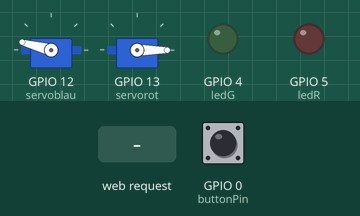
Recording of a sketch running on a simulated ESP8266 (NodeMCU). Shown: 2 × servo, output pins drawn as LEDs (lit = HIGH). Dashed ring = blinking. The inputs (shaded band) are chosen by the test bench; at power-on: GPIO 0 (buttonPin) HIGH. WiFi joins after 1.5 s; servers stay silent unless stated; what the sketch prints to the serial monitor is not drawn.

Above: at 9.2 s.
9.3 s: HTTP request GET /chipArgs?IchWillChip=error received
At 10.5 s:
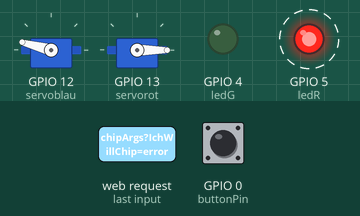
13.5 s: HTTP request GET /chipArgs?IchWillChip=getChip received
At 17.4 s:
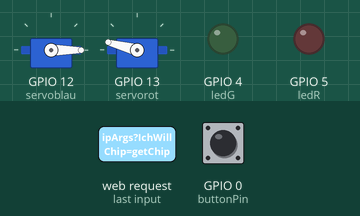
At 17.8 s:
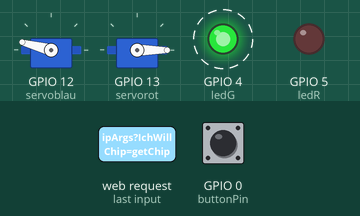
Timing chart, 0 to 21.1 s (numbered marks = the images above; inputs shaded):
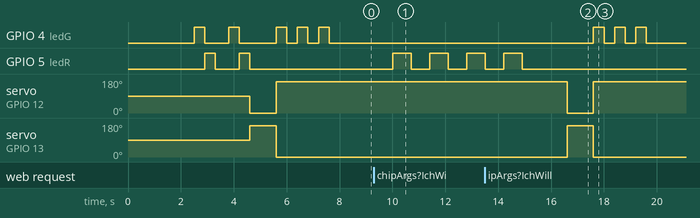

The sketch:

ESCAutomat.ino
```cpp
#include <Servo.h>
#include <ESP8266WiFi.h>
#include <WiFiClient.h>
#include <ESP8266WebServer.h>
#include <ESP8266mDNS.h>
#include <ESP8266HTTPClient.h>

//Hier ESC-WLAN-Zugangsdaten eingeben
const char* ssid     = "hamaadapter";
const char* password = "12345678";

Servo servoblau;
Servo servorot;
ESP8266WebServer server ( 80 );
bool errorModeEnabled;
bool karteLiegtAuf;
int ledG = 4; //war vorher 12
int ledR = 5; //war vorher 14

int buttonPin = 0;

void setup()
{
  Serial.begin(9600);

  pinMode(ledR, OUTPUT);
  pinMode(ledG, OUTPUT);
  pinMode(buttonPin, INPUT);


  servoblau.attach(12); //D6
  servorot.attach(13); //D7

  setRedLightOff();
  setGreenLightOff();

  connectWifi();
  beginServer();
  servorot.write(0);
  errorModeEnabled = false;
  karteLiegtAuf = false;


}

void loop() {
  server.handleClient();
  delay(1000);

  bool buttonState = digitalRead(buttonPin);
  if (buttonState == LOW) // check if the button is pressed
  {
     buttonPressed();
     setGreenLightOn();
  }
  setGreenLightOff();
}

void connectWifi()
{
  WiFi.enableSTA(true);
  delay(2000);
  WiFi.begin(ssid, password);
  while (WiFi.status() != WL_CONNECTED) {
    delay(500);
    Serial.print(".");
    redGreenBlink();
  }
  Serial.println("");
  Serial.println("WiFi connected");
  Serial.println("IP address: ");
  Serial.println(WiFi.localIP());
}

void beginServer()
{
  //server.on ( "/", handleRoot );
  server.on("/chipArgs", handleChipArg);
  server.onNotFound(handleNotFound);
  server.begin();
  Serial.println ( "HTTP server started" );
  getChip();
}

/*void handleRoot() {
  if ( server.hasArg("SERVO") ) {
    handleSubmit();
  } else {
    server.send ( 200, "text/html", getPage() );
  }
  if ( server.hasArg("KARTE") ) {
    handleSubmit();
  } else {
    server.send ( 200, "text/html", getPage() );
  }
  if ( server.hasArg("CHIP") ) {
    handleSubmit();
  } else {
    server.send ( 200, "text/html", getPage() );
  }
}*/

void handleChipArg() {

  String message = "";

    if (server.arg("IchWillChip") == "getChip"){     //Parameter not found

      message = "Argument = ";
      message += server.arg("IchWillChip");
      getChip();

    } else if (server.arg("IchWillChip") == "error"){     //Parameter not found

      message = "Argument = ";
      message += server.arg("IchWillChip Error");
      failBlink();

    }
    else {     //Parameter found
      message = "Argument not found";
    }

    server.send(200, "text/plain", message);          //Returns the HTTP response

}

void handleSubmit() {

  /*String SERVOValue;
  SERVOValue = server.arg("SERVO");

  String KARTEValue;
  KARTEValue = server.arg("KARTE");

  Serial.println("Set GPIO ");
  Serial.print(SERVOValue);


  if ( KARTEValue == "KarteDrauf" ) {
    setRedLightOff();
    setGreenLightOn();
  }

  else if ( KARTEValue == "KarteWeg" ) {
    setGreenLightOff();
    setRedLightOn();
  } else {
    Serial.println("Error KARTE Value");
  }

  if ( SERVOValue == "0" ) {
    servoblau.write(0);
    servorot.write(165);
    server.send ( 200, "text/html", getPage() );
  }
  else if ( SERVOValue == "90" )
  {
    servoblau.write(90);
    servorot.write(90);
    server.send ( 200, "text/html", getPage() );
  }
  else if ( SERVOValue == "180" )
  {
    servoblau.write(165);
    servorot.write(0);
    server.send ( 200, "text/html", getPage() );
  } else
  {
    Serial.println("Error Servo Value");
  }*/
}

void buttonPressed() {
   if (checkKarte() == true) {
     setGreenLightOn();
     delay(1000);
     setGreenLightOff();
     postButtonPressed();
   } else {
     Serial.println("Es wurde keine Karte aufgelegt oder anderer Fehler");
     setGreenLightOff();
     setRedLightOn();
     delay(5000);
     setRedLightOff();
   }
}

void postButtonPressed() {
  if(WiFi.status()== WL_CONNECTED){   //Check WiFi connection status

   HTTPClient http;    //Declare object of class HTTPClient

   http.begin("http://192.168.19.101/index2.php");      //Specify request destination
   http.addHeader("Content-Type", "application/x-www-form-urlencoded");  //Specify content-type header

   int httpCode = http.POST("call_this5=IchWillChip");   //Send the request
   String payload = http.getString();                  //Get the response payload

   Serial.println(httpCode);   //Print HTTP return code
   Serial.println(payload);    //Print request response payload

   http.end();  //Close connection

 }else{

    Serial.println("Error in WiFi connection");

 }

  delay(1000);  //Send a request every 1 seconds

}

void getChip() {
    servoblau.write(0);
    servorot.write(165);
    delay(1000);
    servoblau.write(165);
    servorot.write(0);
    server.send ( 200, "text/html", getPage() );
    sendAck();
}

bool checkKarte() {
  // Raspbery Pi fragen ob Karte drauf liegt
  //Update: Ist unnötig, da Pi das selbst macht
  karteLiegtAuf = true;
  return true;
}

void setGreenLightOn() {
   digitalWrite(ledG, HIGH);
}

void setGreenLightOff() {
   digitalWrite(ledG, LOW);
}

void setRedLightOn() {
  digitalWrite(ledR, HIGH);
}

void setRedLightOff() {
  digitalWrite(ledR, LOW);
}

void redGreenBlink() {
   digitalWrite(ledG, LOW);
   digitalWrite(ledR, LOW);
   digitalWrite(ledG, HIGH);
   digitalWrite(ledR, LOW);
   delay(400);
   digitalWrite(ledG, LOW);
   digitalWrite(ledR, HIGH);
   delay(400);
   digitalWrite(ledG, LOW);
   digitalWrite(ledR, LOW);
}

void errorBlink() {
  while (errorModeEnabled == true)
  {
   digitalWrite(ledG, HIGH);
   digitalWrite(ledR, LOW);
   delay(800);
   digitalWrite(ledG, LOW);
   digitalWrite(ledR, HIGH);
   delay(800);
  }
}

void failBlink() {
  for(int i = 0; i<4; i++){
     setRedLightOn();
     delay(700);
     setRedLightOff();
     delay(700);
  }
}

void successBlink() {
  for(int i = 0; i<3; i++){
     setGreenLightOn();
     delay(400);
     setGreenLightOff();
     delay(400);
  }
}

void sendAck() {
  successBlink();
  //send Timestamp as acknoledgement or only send acknoledgement
  //Noch nicht Implementiert, da bis jetzt nicht notwendig
}

void handleNotFound() {
  // We construct a message to be returned to the client
  String message = "File Not Found\n\n";
  // which includes what URI was requested
  message += "URI: ";
  message += server.uri();
  // what method was used
  message += "\nMethod: ";
  message += (server.method() == HTTP_GET) ? "GET" : "POST";
  // and what parameters were passed
  message += "\nArguments: ";
  message += server.args();
  message += "\n";
  for (uint8_t i = 0; i < server.args(); i++) {
    message += " " + server.argName(i) + ": " + server.arg(i) + "\n";
  }
  // the response, as expected, is a "Not Found" (404) error
  server.send(404, "text/plain", message);
}

String getPage() {
  String page =
  "<html lang=en-EN>\
      <head>\
          <meta http-equiv='refresh' content='60'/>\
          <title>arduino-projekte.info</title>\
           <style>\
              body { background-color: #fffff; font-family: Arial, Helvetica, Sans-Serif; Color: #000000; }\
                    .button {display: inline-block; padding: 15px 15px; font-size: 25px; cursor: pointer; text-align: center; text-decoration: none; outline: none; color: #ffffff; background-color: #4db2ec; border: none; border-radius: 15px;}\
                    .button:hover {background-color: #4DCAEC; color:#ffffff;}\
                    .button:active {background-color: #4DCAEC; box-shadow: 0 3px #666; transform: translateY(3px); }\
           </style>\
      </head>\
   <body>\
      <h1>ChipAutomat Web Interface</h1>\
      <h2>Der ChipAutomat ist online</h2>\
  </body>\
  </html>";

  /*  <form action='/' method='POST'>\
      <INPUT class='button' type='submit' name='SERVO' value='0'>\
      <INPUT class='button' type='submit' name='SERVO' value='90'>\
      <INPUT class='button' type='submit' name='SERVO' value='180'>\
      <INPUT class='button' type='submit' name='KARTE' value='KarteDrauf'>\
      <INPUT class='button' type='submit' name='KARTE' value='KarteWeg'>\*/
  return page;
}
```

Measured:
- after the input at 9.3 s, GPIO 5 (ledR): alternates HIGH for 0.70 s and LOW for 0.70 s, starting after 0.71 s
- after the input at 13.5 s, GPIO 4 (ledG): alternates HIGH for 0.40 s and LOW for 0.40 s, 6 changes in all, then stays LOW, starting after 4.1 s; servo on GPIO 12 (servoblau): 165° → 0° after 3.1 s, → 165° 1.0 s later; servo on GPIO 13 (servorot): 0° → 165° after 3.1 s, → 0° 1.0 s later
